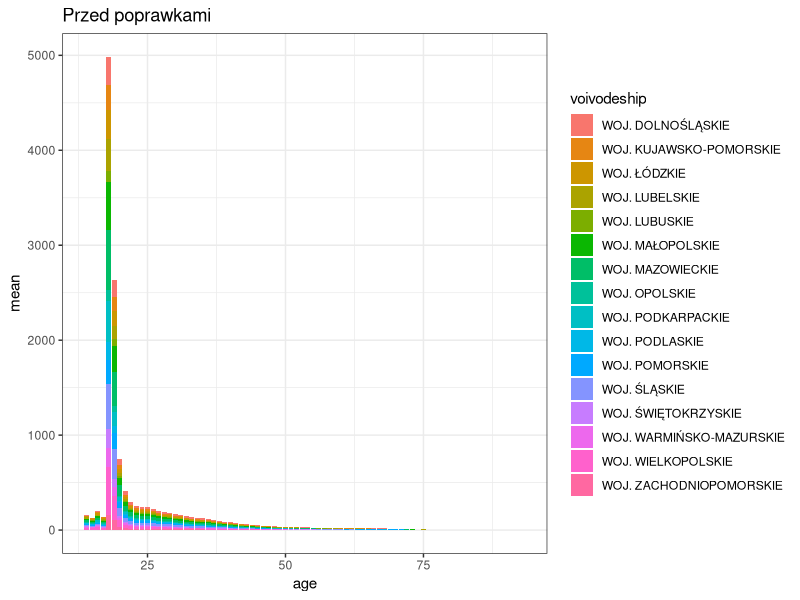
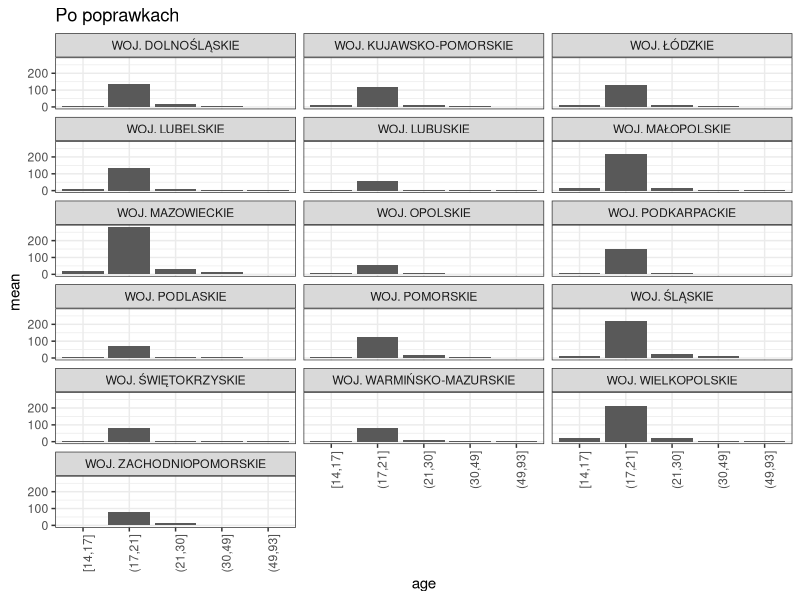
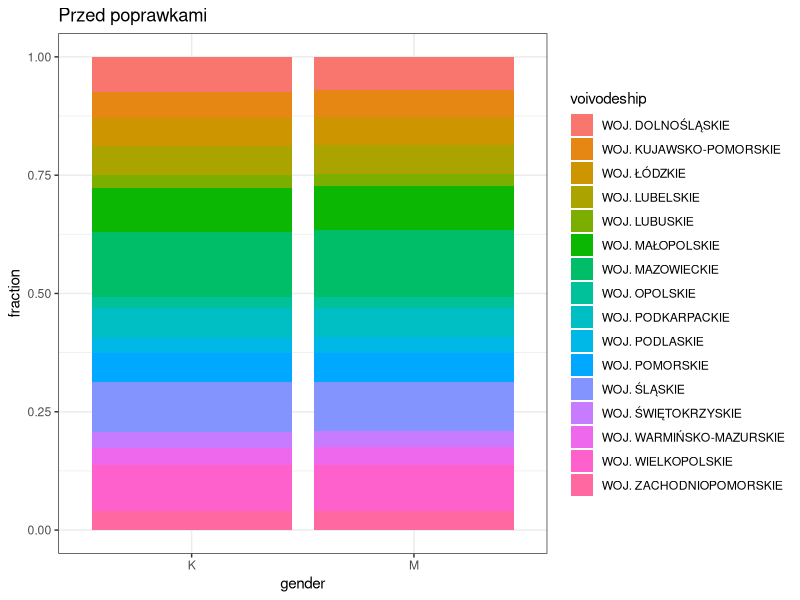
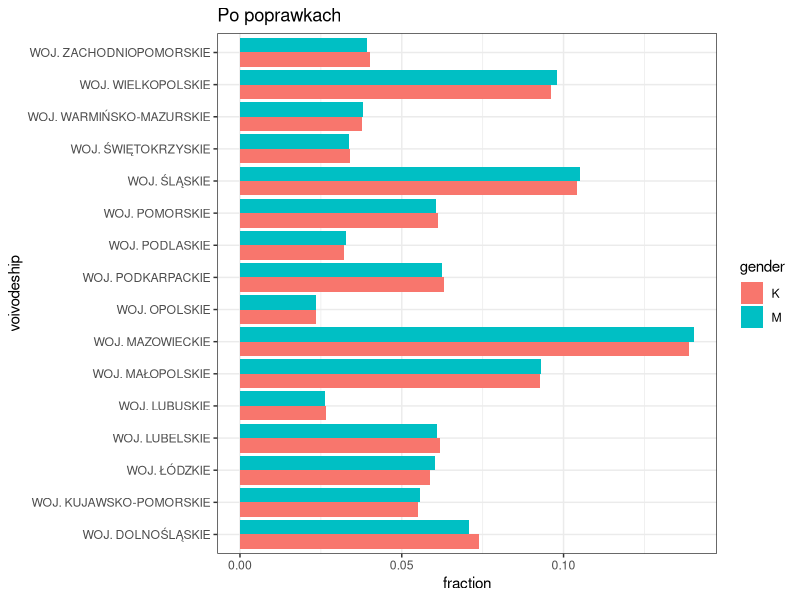
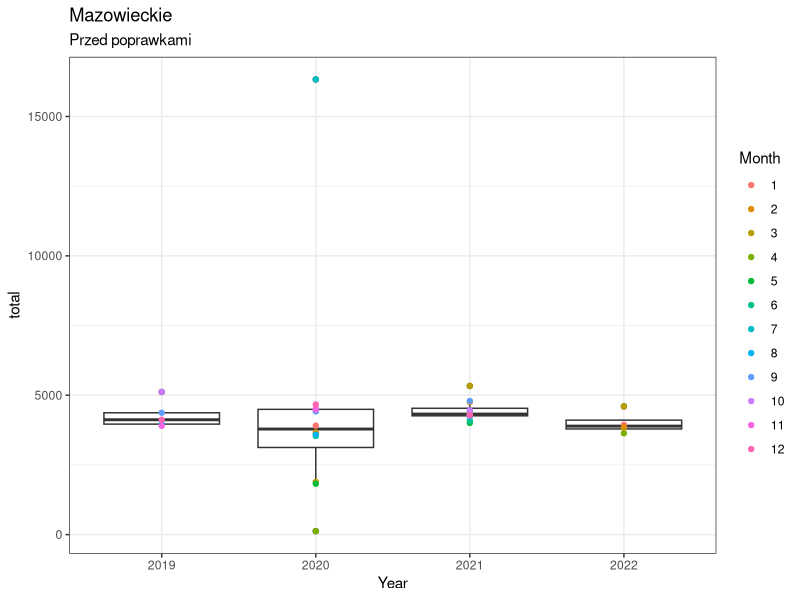
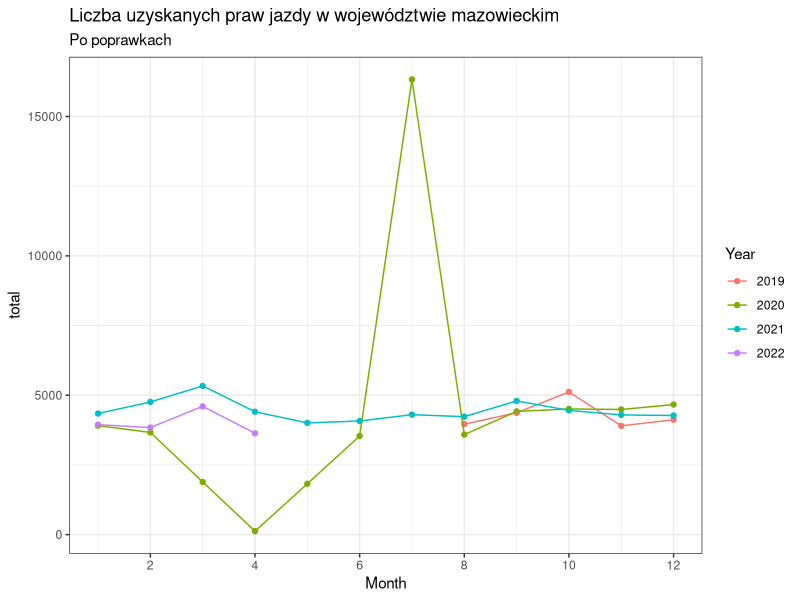
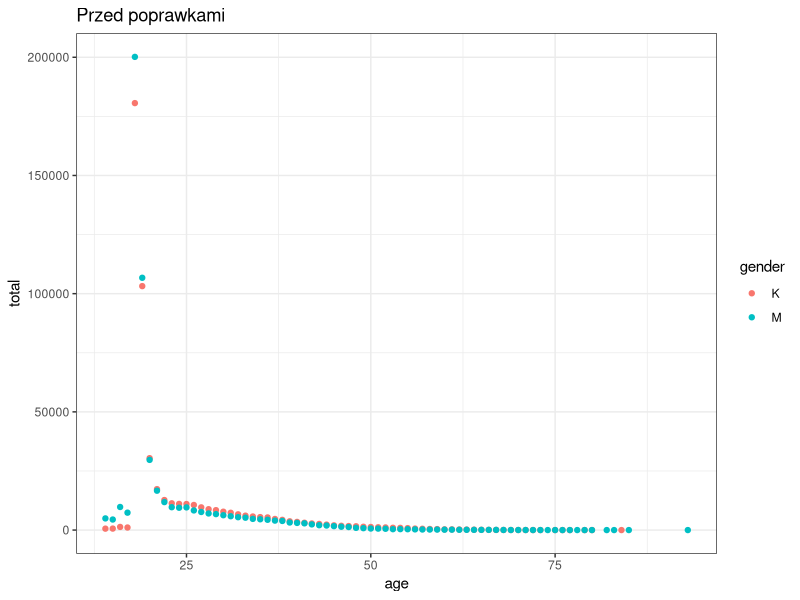
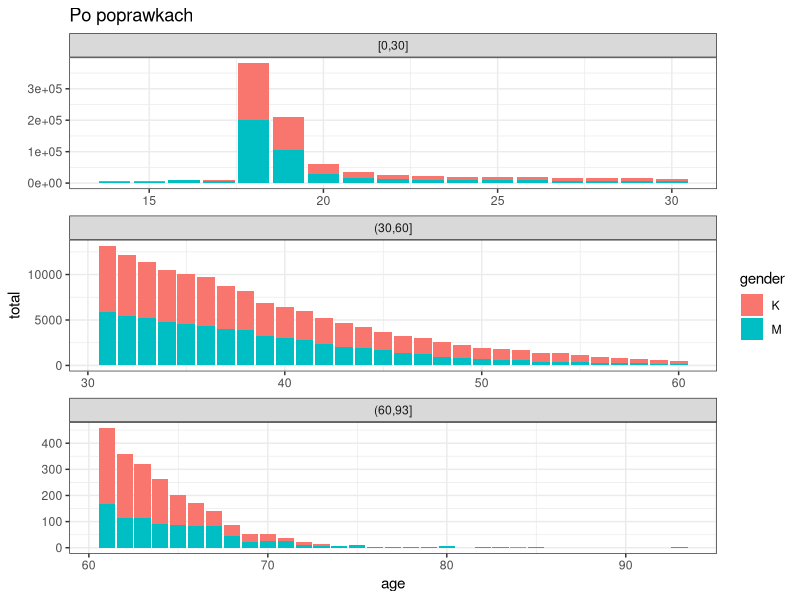

These charts were generated, in order, by the following R code: (Note: this script raises an error after producing the figures.)
## ---- chunk 1
knitr::opts_chunk$set(echo = FALSE, warning = FALSE, message = FALSE)
library(dplyr)
library(ggplot2)
library(ggthemes)
theme_set(theme_bw())
## ---- chunk 2
dat <- read.csv("./data/polish-driver-license.csv") 
## ---- chunk 3
group_by(dat, age, voivodeship) %>% 
  summarise(mean = mean(count)) %>% 
  ggplot(aes(x = age, y = mean, fill = voivodeship)) +
  geom_col() +
  ggtitle("Przed poprawkami")
## ---- chunk 4
mutate(dat, age = cut(age, breaks = c(14, 17, 21, 30, 49, max(dat$age)), include.lowest = TRUE)) %>% 
  group_by(age, voivodeship) %>% 
  summarise(mean = mean(count)) %>% 
  ggplot(aes(x = age, y = mean)) +
  geom_col() +
  facet_wrap(~ voivodeship, ncol = 3) +
  ggtitle("Po poprawkach") +
  theme(axis.text.x = element_text(angle = 90))
## ---- chunk 5
group_by(dat, gender, voivodeship) %>% 
  summarise(total = sum(count)) %>% 
  mutate(fraction = total/sum(total)) %>% 
  ggplot(aes(x = gender, y = fraction, fill = voivodeship)) +
  geom_col() +
  ggtitle("Przed poprawkami")
## ---- chunk 6
group_by(dat, gender, voivodeship) %>% 
  summarise(total = sum(count)) %>% 
  mutate(fraction = total/sum(total)) %>% 
  ggplot(aes(x = fraction, y = voivodeship, fill = gender)) +
  geom_col(position = "dodge") +
  ggtitle("Po poprawkach") 
## ---- chunk 7
group_by(dat, month, year, voivodeship) %>% 
  summarise(total = sum(count)) %>% 
  filter(voivodeship == "WOJ. MAZOWIECKIE") %>% 
  ggplot(aes(x = factor(year), y = total)) +
  geom_boxplot() +
  scale_x_discrete("Year") +
  scale_color_discrete("Month") +
  geom_point(aes(color = factor(month))) +
  ggtitle("Mazowieckie", "Przed poprawkami")
## ---- chunk 8
group_by(dat, month, year, voivodeship) %>% 
  summarise(total = sum(count)) %>% 
  filter(voivodeship == "WOJ. MAZOWIECKIE") %>% 
  ggplot(aes(x = month, y = total, color = factor(year))) +
  geom_point() +
  geom_line() +
  scale_x_continuous("Month", breaks = 1L:6*2) +
  scale_color_discrete("Year") +
  ggtitle("Liczba uzyskanych praw jazdy w województwie mazowieckim", "Po poprawkach")
## ---- chunk 9
group_by(dat, gender, age) %>% 
  summarise(total = sum(count)) %>% 
  ggplot(aes(x = age, y = total, color = gender)) +
  geom_point() +
  ggtitle("Przed poprawkami")

## ---- chunk 10
 group_by(dat, gender, age) %>% 
  summarise(total = sum(count)) %>% 
  mutate(age2 = cut(age, breaks = c(0, 30, 60, max(dat$age)), include.lowest = TRUE)) %>%
  ggplot(aes(x = age, y = total, fill = gender)) +
  geom_col() +
  facet_wrap(~ age2, scales = "free", ncol = 1) +
  ggtitle("Po poprawkach") 

## ---- chunk 11
knitr::include_graphics("./img/propozycja 1.jpg")
## ---- chunk 12
group_by(dat, month, age) %>% 
  summarise(total = sum(count)) %>% 
  ggplot(aes(x = month, y = total)) +
  geom_point() + 
  facet_wrap(~ age) +
  theme(axis.text.x = element_text(angle = 90)) +
  ggtitle("Przed poprawkami")
## ---- chunk 13
mutate(dat, age = cut(age, breaks = c(14, 17, 19, 20, 30, max(dat$age)), include.lowest = TRUE)) %>% 
  group_by(month, age) %>% 
  summarise(total = sum(count)) %>% 
  ggplot(aes(x = age, y = total)) +
  geom_col() + 
  facet_wrap(~ month) +
  theme(axis.text.x = element_text(angle = 90)) +
  ggtitle("Po poprawkach")
## ---- chunk 14
group_by(dat, year, gender, voivodeship) %>% 
  summarise(total = sum(count)) %>% 
  ggplot(aes(x = year, y = gender, fill = total)) +
  geom_tile(color = "black") +
  facet_wrap(~ voivodeship) +
  ggtitle("Przed poprawkami")
## ---- chunk 15
group_by(dat, year, gender, voivodeship) %>% 
  summarise(total = sum(count)) %>% 
  ggplot(aes(x = year, y = total, fill = gender)) +
  geom_col(color = "black", position = "dodge") +
  facet_wrap(~ voivodeship, ncol = 3) +
  ggtitle("Po poprawkach")
